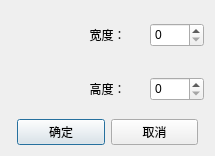
<?xml version="1.0" encoding="UTF-8"?>
<ui version="4.0">
 <class>DialogResize</class>
 <widget class="QDialog" name="DialogResize">
  <property name="geometry">
   <rect>
    <x>0</x>
    <y>0</y>
    <width>215</width>
    <height>155</height>
   </rect>
  </property>
  <property name="windowTitle">
   <string>调整大小</string>
  </property>
  <layout class="QVBoxLayout" name="verticalLayout">
   <property name="sizeConstraint">
    <enum>QLayout::SetDefaultConstraint</enum>
   </property>
   <item>
    <layout class="QHBoxLayout" name="horizontalLayout">
     <property name="spacing">
      <number>16</number>
     </property>
     <item>
      <widget class="QLabel" name="labelWidth">
       <property name="minimumSize">
        <size>
         <width>48</width>
         <height>48</height>
        </size>
       </property>
       <property name="text">
        <string/>
       </property>
       <property name="scaledContents">
        <bool>false</bool>
       </property>
       <property name="alignment">
        <set>Qt::AlignCenter</set>
       </property>
       <property name="wordWrap">
        <bool>false</bool>
       </property>
      </widget>
     </item>
     <item>
      <widget class="QLabel" name="label">
       <property name="text">
        <string>宽度：</string>
       </property>
       <property name="alignment">
        <set>Qt::AlignCenter</set>
       </property>
      </widget>
     </item>
     <item>
      <widget class="QUnitSpinBox" name="spinBoxWidth">
       <property name="minimumSize">
        <size>
         <width>0</width>
         <height>24</height>
        </size>
       </property>
       <property name="maximumSize">
        <size>
         <width>96</width>
         <height>16777215</height>
        </size>
       </property>
       <property name="maximum">
        <number>1000</number>
       </property>
      </widget>
     </item>
    </layout>
   </item>
   <item>
    <layout class="QHBoxLayout" name="horizontalLayout_2">
     <property name="spacing">
      <number>16</number>
     </property>
     <item>
      <widget class="QLabel" name="labelHeight">
       <property name="minimumSize">
        <size>
         <width>48</width>
         <height>48</height>
        </size>
       </property>
       <property name="baseSize">
        <size>
         <width>0</width>
         <height>0</height>
        </size>
       </property>
       <property name="text">
        <string/>
       </property>
       <property name="scaledContents">
        <bool>false</bool>
       </property>
       <property name="alignment">
        <set>Qt::AlignCenter</set>
       </property>
      </widget>
     </item>
     <item>
      <widget class="QLabel" name="label_2">
       <property name="text">
        <string>高度：</string>
       </property>
       <property name="alignment">
        <set>Qt::AlignCenter</set>
       </property>
      </widget>
     </item>
     <item>
      <widget class="QUnitSpinBox" name="spinBoxHeitght">
       <property name="minimumSize">
        <size>
         <width>0</width>
         <height>24</height>
        </size>
       </property>
       <property name="maximumSize">
        <size>
         <width>96</width>
         <height>16777215</height>
        </size>
       </property>
       <property name="maximum">
        <number>1000</number>
       </property>
      </widget>
     </item>
    </layout>
   </item>
   <item>
    <layout class="QHBoxLayout" name="horizontalLayout_3">
     <property name="leftMargin">
      <number>6</number>
     </property>
     <property name="rightMargin">
      <number>6</number>
     </property>
     <item>
      <widget class="QPushButton" name="btnOK">
       <property name="text">
        <string>确定</string>
       </property>
      </widget>
     </item>
     <item>
      <widget class="QPushButton" name="btnCancel">
       <property name="text">
        <string>取消</string>
       </property>
      </widget>
     </item>
    </layout>
   </item>
  </layout>
 </widget>
 <customwidgets>
  <customwidget>
   <class>QUnitSpinBox</class>
   <extends>QSpinBox</extends>
   <header location="global">qunitspinbox.h</header>
  </customwidget>
 </customwidgets>
 <resources/>
 <connections>
  <connection>
   <sender>btnOK</sender>
   <signal>clicked()</signal>
   <receiver>DialogResize</receiver>
   <slot>accept()</slot>
   <hints>
    <hint type="sourcelabel">
     <x>109</x>
     <y>261</y>
    </hint>
    <hint type="destinationlabel">
     <x>199</x>
     <y>149</y>
    </hint>
   </hints>
  </connection>
  <connection>
   <sender>btnCancel</sender>
   <signal>clicked()</signal>
   <receiver>DialogResize</receiver>
   <slot>reject()</slot>
   <hints>
    <hint type="sourcelabel">
     <x>279</x>
     <y>261</y>
    </hint>
    <hint type="destinationlabel">
     <x>199</x>
     <y>149</y>
    </hint>
   </hints>
  </connection>
 </connections>
</ui>
